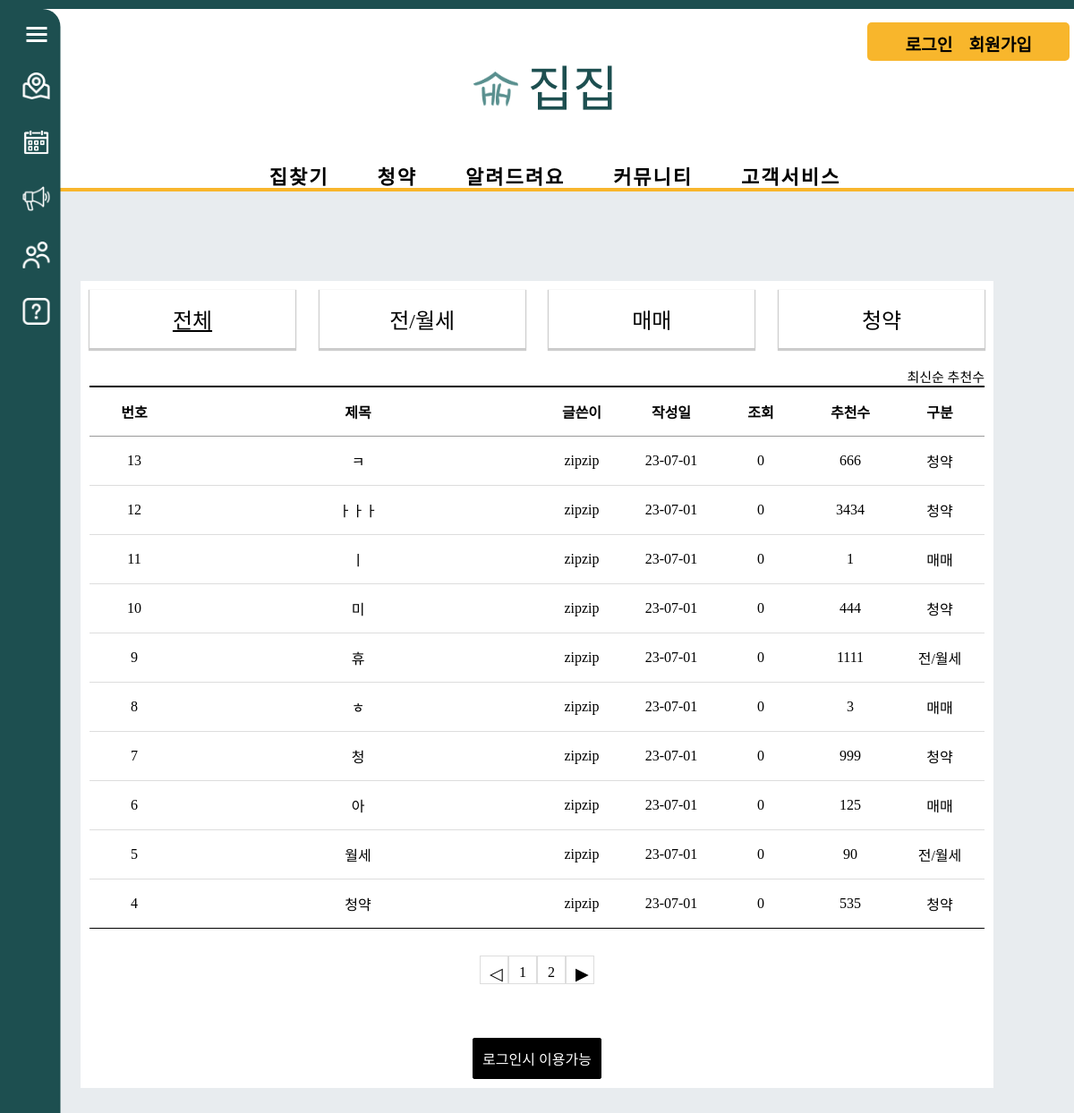
Page /review/review_main/ on the committed database.
### review/models.py (models this page shows, shortened)
class Review_Board(models.Model):
    r_title = models.CharField(max_length=100)
    r_content = models.TextField()
    user = models.ForeignKey(User, on_delete=models.CASCADE)
    r_regdate = models.DateTimeField()
    r_modifydate = models.DateTimeField(null=True, blank=True)
    r_type = models.CharField(max_length=10) # 리뷰 게시판 타입
    r_hit = models.IntegerField(default=0)
    r_recommend = models.IntegerField(default=0)

### review/views.py (the view)
# urls.py: path('review_main/', views.review_list_main, name='review_main'), # 거래 후기 메인
def review_list_main(request):
    question_list = Review_Board.objects.order_by('-r_regdate')
    page = request.GET.get('page', '1')
    paginator = Paginator(question_list, 10)
    text = paginator.get_page(page)
    context = {'question_list': text}
    return render(request, 'review/review_list_main.html', context) # 거래후기 게시판

### templates/review/review_list_main.html (shortened to what this page needs)
<!DOCTYPE html>
<html lang="en">
{% load static %}
<head>
    <link rel="stylesheet" href="{% static 'css/review/css/css.css' %}">
</head>
<body>
{% include 'poll/sidebar.html' %}
{% include 'poll/header.html' %}
    <div class="board_wrap">
        <div class="board_list_wrap">
            <div class="category_wrap">
                <ul>
                    <li><a href="{% url 'review:review_main' %}"  class="active">전체</a></li>
                    <li><a href="{% url 'review:review_jan' %}" >전/월세</a></li>
                    <li><a href="{% url 'review:review_mama' %}" >매매</a></li>
                    <li><a href="{% url 'review:review_subscription' %}" >청약</a></li>
                </ul>
            </div>
            <div class="board_title_takes">
                <a href="{% url 'review:review_main' %}">최신순</a>
                <a href="{% url 'review:review_recommend' %}">추천수</a>
            </div>
            <div class="board_list">
                <div class="top">
                    <div class="num">번호</div>
                    <div class="title">제목</div>
                    <div class="writer">글쓴이</div>
                    <div class="date">작성일</div>
                    <div class="count">조회</div>
                    <div class="recommend">추천수</div>
                    <div class="division">구분</div>
                </div>
                {% for question in question_list %}
                <div>
                    <div class="num">{{ question.id }}</div>
                    <div class="title"><a href="{% url 'review:review_detail' question.id %}">{{ question.r_title }}</a></div>
                    <div class="writer">{{ question.user }}</div>
                    <div class="date">{{ question.r_regdate|date:"y-m-d" }}</div>
                    <div class="count">{{ question.r_hit }}</div>
                    <div class="recommend">{{ question.r_recommend }}</div>
                    <div class="division">{{question.r_type}}</div>
                </div>
                {% endfor %}
            </div>
            <ul class="board_page">
                {% if question_list.has_previous %}
                <li class="bt first">
                    <a class="bt prev" href="?page={{ question_list.previous_page_number }}">◀</a>
                </li>
                {% else %}
                <li class="page-item disabled">
                    <a class="bt prev">◁</a>
                </li>
                {% endif %}
                {% for page_number in question_list.paginator.page_range %}
                {% if question_list.number == page_number %}
                <li class="page-item active">
                    <a class="num">{{ page_number }}</a>
                </li>
                {% else %}
                <li class="page-item">
                    <a class="num" href="?page={{ page_number }}">{{ page_number }}</a>
                </li>
                {% endif %}
                {% endfor %}
                {% if question_list.has_next %}
                <li class="page-item">
                    <a class="bt last" href="?page={{ question_list.next_page_number }}">▶</a>
                </li>
                {% else %}
                <li class="page-item disabled">
                    <a class="bt last">▷</a>
                </li>
                {% endif %}
            </ul>
              <div class="bt_wrap">
            {% if user.is_authenticated %}
            <a href="{% url 'review:write' %}" class="on">등록</a>
            {% else %}
            <a href="{% url 'common:signin' %}" class="on">로그인시 이용가능</a>
            {% endif %}
            </div>
        </div>
    </div>
</body>
</html>

### static/css/poll/style.css (style rules this page uses)
* { margin: 0; padding: 0; }
body { background: #e8ecef; font-family: 'GangwonEdu_OTFBoldA'; border-top: 10px solid #1d4f50 }
ul li { list-style: none; }
a { text-decoration: none; }
ul > li { list-style: none; }

### static/css/review/css/style.css (style rules this page uses)
* { margin: 0;padding: 0; }
ul, li { list-style: none; }
a { text-decoration: none;color: initial; }
.category_wrap { padding-bottom: 10px; margin-bottom: 10px; }
.category_wrap ul { display: flex; justify-content: space-between; align-items: center; list-style-type: none; margin: 0; padding: 0; font-size: 0; }
.category_wrap li { text-align: center; box-shadow: 0px 1px 1px 1px rgba(0, 0, 0, 0.2); background-color: #fff; border-bottom: 1px solid #ccc; font-size: 0; width: 20%; padding: 15px; }
.category_wrap li a { font-size: 1.5rem; }
.category_wrap a { text-decoration: none; color: #000; font-size: 1.0rem; }
.category_wrap a.active { text-decoration: underline; color: #000; }
.board_wrap { width: 1000px; margin: 100px auto; padding:10px; text-align: center; font-family: GangwonEdu_OTFBoldA; background-color: #fff; }
.board_title_takes { text-align: right; font-size: 15px; }
.board_list { width: 100%; border-top: 2px solid #000 ; }
.board_list > div { border-bottom:1px solid #ddd; font-size: 0; }
.board_list > div.top { border-bottom: 1px solid #999 ; }
.board_list > div:last-child { border-bottom: 1px solid #000 ; }
.board_list > div > div { display: inline-block; font-size: 16px; text-align: center; vertical-align: middle; padding: 15px 0; }
.board_list > div.top > div { font-weight: 600; }
.board_list .num { width: 10%; }
.board_list .title { width: 40%; text-align: left; }
.board_list .title { text-align: center; }
.board_list .writer { width: 10%; }
.board_list .date { width: 10%; }
.board_list .count { width: 10%; }
.board_list .recommend { width: 10%; }
.board_list .division { width: 10%; }
.board_page { margin-top: 30px; flex: 1; display: flex; justify-content: center; font-size: 0; }
.board_page a { display: inline-block; border: 1px solid #ddd; width: 32px; height: 32px; box-sizing: border-box; border-left: 0; vertical-align: middle; line-height: 100%; }
.board_page a.bt { padding: 10px 10px; font-size: 1.2rem; letter-spacing: -1px; }
.board_page a.num { text-align: center; padding: 10px 5px; font-size: 16px; }
.board_page a:first-child { border-left: 1px solid #ddd; }
.bt_wrap { margin-top: 60px; text-align: center; }
.bt_wrap button, .bt_wrap a { display: inline-block; min-width: 80px; padding: 10px; border: 1px solid #000; border-radius: 2px; font-size: 16px; }
.bt_wrap a:first-child { margin-left: 0; }
.bt_wrap button, .bt_wrap a.on { background-color: #000; color: #fff; }

### rows in the picture
Review_Board: id "13", r_title "ㅋ", user "zipzip", r_regdate "23-07-01", r_hit "0", r_recommend "666", r_type "청약"
Review_Board: id "12", r_title "ㅏㅏㅏ", user "zipzip", r_regdate "23-07-01", r_hit "0", r_recommend "3434", r_type "청약"
Review_Board: id "11", r_title "ㅣ", user "zipzip", r_regdate "23-07-01", r_hit "0", r_recommend "1", r_type "매매"
Review_Board: id "10", r_title "미", user "zipzip", r_regdate "23-07-01", r_hit "0", r_recommend "444", r_type "청약"
Review_Board: id "9", r_title "휴", user "zipzip", r_regdate "23-07-01", r_hit "0", r_recommend "1111", r_type "전/월세"
Review_Board: id "8", r_title "ㅎ", user "zipzip", r_regdate "23-07-01", r_hit "0", r_recommend "3", r_type "매매"
Review_Board: id "7", r_title "청", user "zipzip", r_regdate "23-07-01", r_hit "0", r_recommend "999", r_type "청약"
Review_Board: id "6", r_title "아", user "zipzip", r_regdate "23-07-01", r_hit "0", r_recommend "125", r_type "매매"
Review_Board: id "5", r_title "월세", user "zipzip", r_regdate "23-07-01", r_hit "0", r_recommend "90", r_type "전/월세"
Review_Board: id "4", r_title "청약", user "zipzip", r_regdate "23-07-01", r_hit "0", r_recommend "535", r_type "청약"

### other values in the picture
{{ page_number }} "1"
{{ page_number }} "2"
